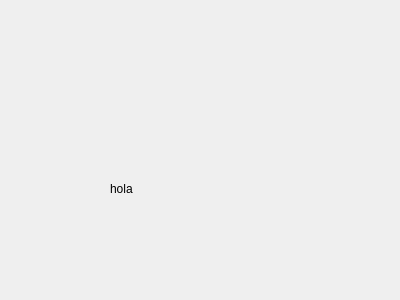
<?xml version="1.0" encoding="UTF-8"?>
<ui version="4.0">
 <class>Form</class>
 <widget class="QWidget" name="Form">
  <property name="geometry">
   <rect>
    <x>0</x>
    <y>0</y>
    <width>400</width>
    <height>300</height>
   </rect>
  </property>
  <property name="windowTitle">
   <string>Form</string>
  </property>
  <widget class="QLabel" name="label">
   <property name="geometry">
    <rect>
     <x>110</x>
     <y>180</y>
     <width>67</width>
     <height>17</height>
    </rect>
   </property>
   <property name="text">
    <string>hola</string>
   </property>
  </widget>
 </widget>
 <resources/>
 <connections/>
</ui>
